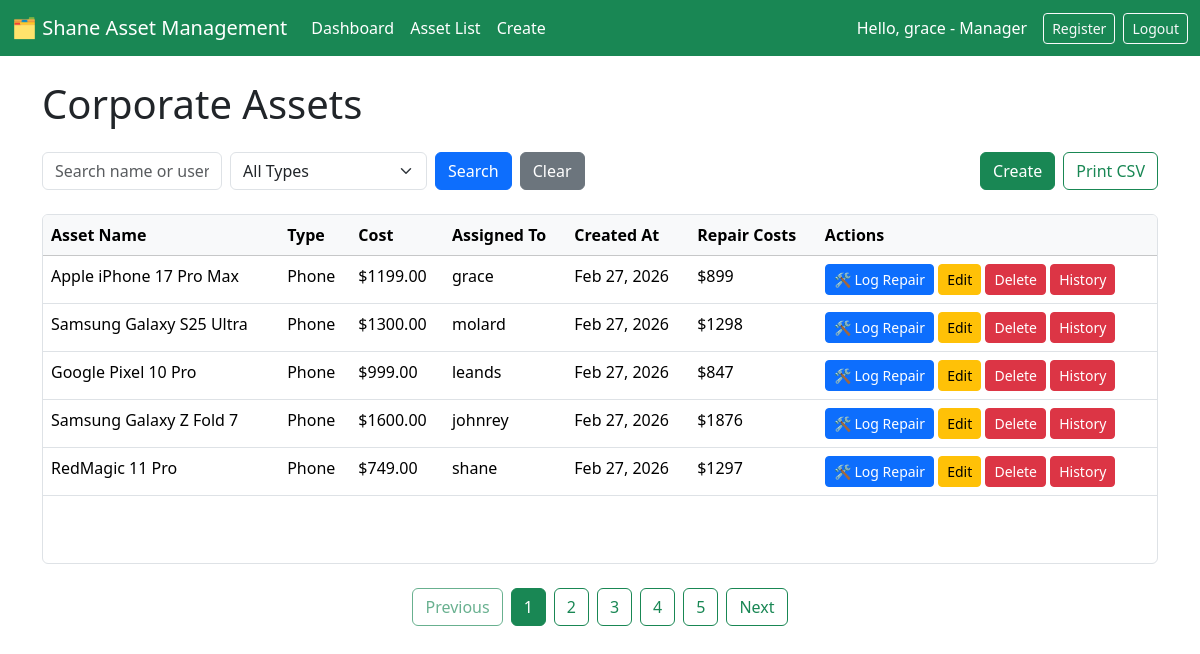
The page /list/ (signed in) on the database its author committed.
### assets/models.py (models this page shows, shortened)
class User(AbstractUser):
    department = models.ForeignKey(Department, on_delete=models.SET_NULL, null=True, related_name='departments')
    ROLE_CHOICES = (
                ('ADMIN', 'Administrator'),
                ('MANAGER','Manager'),
                ('EMPLOYEE','Employee'))
    role = models.CharField(max_length=20, choices=ROLE_CHOICES, default='EMPLOYEE')
    @property
    def is_manager_or_admin(self):
        return self.role in ['ADMIN', 'MANAGER'] or self.is_superuser

class TimeStampedModel(models.Model):
    created_at = models.DateTimeField(auto_now_add=True)
    updated_at = models.DateTimeField(auto_now=True)
    class Meta:
        abstract = True

class Asset(TimeStampedModel):
    ASSET_TYPES = (
                ('LAPTOP', 'Laptop'),
                ('MONITOR','Monitor'),
                ('PHONE','Phone'),
                ('FURNITURE', 'Furniture'))
    name = models.CharField(max_length=100)
    asset_type = models.CharField(max_length=20, choices=ASSET_TYPES)
    cost = models.DecimalField(max_digits=20, decimal_places=2)
    assigned_to = models.ForeignKey(User, on_delete=models.SET_NULL, null=True, blank=True, related_name='assets')
    history = HistoricalRecords()

### assets/views.py (the view)
# urls.py: path('list/', AssetListView.as_view(), name='asset-list'),
class AssetListView(LoginRequiredMixin, ListView):
    model = Asset
    template_name = "assets/asset_list.html"
    context_object_name = "assets"
    paginate_by = 5
    def get_queryset(self):
        querySet = Asset.objects.select_related('assigned_to').all().annotate(repair_total=Sum('maintenance_logs__cost'))
        asset_type = self.request.GET.get('asset_type')
        search_query = self.request.GET.get('search')
        if asset_type:
            querySet = querySet.filter(asset_type=asset_type)
        if search_query:
            querySet = querySet.filter(
                Q(name__icontains=search_query)|
                Q(assigned_to__username__icontains=search_query)
            )
        return querySet
    def get_context_data(self, **kwargs):
        context = super().get_context_data(**kwargs)
        params = self.request.GET.copy()
        params.pop('page', None)
        context['query_string'] = params.urlencode()
        context['asset_types'] = Asset.ASSET_TYPES
        return context

### assets/templates/assets/asset_list.html (shortened to what this page needs)
{% extends "assets/base.html" %}
{% block content %}
    <h1 class="mb-4">Corporate Assets</h1>
    <div class="d-flex justify-content-between align-items-center mb-4">
    <form method="GET" class="d-flex gap-2 align-items-center">
        <input type="text" name="search" class="form-control"
               placeholder="Search name or user"
               value="{{ request.GET.search }}">
        <select name="asset_type" class="form-select">
            <option value="">All Types</option>
        </select>
        <button type="submit" class="btn btn-primary">
            Search
        </button>
        <a href="{% url 'asset-list' %}" class="btn btn-secondary">
            Clear
        </a>
    </form>
    <div class="d-flex gap-2">
        <a href="{% url 'asset-create' %}" class="btn btn-success">
            Create
        </a>
        <a href="{% url 'export_assets_csv' %}" class="btn btn-outline-success">
            Print CSV
        </a>
    </div>
</div>
    <div class="mt-3">
    <div class="border rounded overflow-auto" style="height: 350px;">
        <table class="table mb-0">
            <thead class="table-light sticky-top">
                        <tr>
                            <th>Asset Name</th>
                            <th>Type</th>
                            <th>Cost</th>
                            <th>Assigned To</th>
                            <th>Created At</th>
                            <th>Repair Costs</th>
                            {% if user.is_manager_or_admin %}
                                <th>Actions</th>
                            {% endif %}
                        </tr>
                    </thead>
                    <tbody>
                        {% for asset in assets %}
                        <tr>
                            <td>{{ asset.name }}</td>
                            <td>{{ asset.get_asset_type_display }}</td>
                            <td>${{ asset.cost }}</td>
                            <td>
                                {% if asset.assigned_to %}
                                    {{ asset.assigned_to.username }}
                                {% else %}
                                    <span class="text-danger">Unassigned</span>
                                {% endif %}
                            </td>
                            <td>{{ asset.created_at|date:"M d, Y" }}</td>
                            <td>
                                ${{ asset.repair_total|default:"0.00" }}
                            </td>
                            <td>
                                {% if user.is_manager_or_admin %}
                                    <a href="{% url 'asset_maintenance_logs' asset.pk %}"
                                        class="btn btn-sm btn-primary">
                                        🛠️ Log Repair
                                    </a>
                                    <a href="{% url 'asset_update' asset.pk %}"
                                        class="btn btn-sm btn-warning">
                                        Edit
                                    </a>
                                    <a href="{% url 'asset_delete' asset.pk %}"
                                        class="btn btn-sm btn-danger">
                                        Delete
                                    </a>
                                    <a href="{% url 'asset_history' asset.pk %}"
                                        class="btn btn-sm btn-danger">
                                    History
                                    </a>
                                {% endif %}
                            </td>
                        </tr>
                        {% endfor %}
                    </tbody>
                </table>
            </div>
      </div>
<div class="d-flex justify-content-center mt-4">
    {% if page_obj.has_previous %}
        <a class="btn btn-outline-success mx-1"
           href="?{{ query_string }}&page={{ page_obj.previous_page_number }}">
            Previous
        </a>
    {% else %}
        <span class="btn btn-outline-success disabled mx-1">Previous</span>
    {% endif %}
    {% for num in page_obj.paginator.page_range %}
        {% if page_obj.number == num %}
            <a class="btn btn-success mx-1"
               href="?{{ query_string }}&page={{ num }}">
                {{ num }}
            </a>
        {% else %}
            <a class="btn btn-outline-success mx-1"
               href="?{{ query_string }}&page={{ num }}">
                {{ num }}
            </a>
        {% endif %}
    {% endfor %}
    {% if page_obj.has_next %}
        <a class="btn btn-outline-success mx-1"
           href="?{{ query_string }}&page={{ page_obj.next_page_number }}">
            Next
        </a>
    {% else %}
        <span class="btn btn-outline-success disabled mx-1">Next</span>
    {% endif %}
</div>
{% endblock %}

### assets/templates/assets/base.html (shortened to what this page needs)
<!DOCTYPE html>
<html>
<head>
    <link href="https://cdn.jsdelivr.net/npm/bootstrap@5.3.8/dist/css/bootstrap.min.css" rel="stylesheet">
    <link rel="stylesheet" href="https://cdn.datatables.net/1.13.6/css/jquery.dataTables.min.css">
</head>
<body>
   <nav class="navbar navbar-expand-lg navbar-dark bg-success mb-4">
        <div class="container-fluid">
            <a class="navbar-brand text-yellow" href="{% url 'dashboard' %}">
                🗂️ Shane Asset Management
            </a>
            <div class="collapse navbar-collapse" id="navbarNav">
                <ul class="navbar-nav me-auto mb-2 mb-lg-0">
                    <li class="nav-item">
                        <a class="nav-link text-white" href="{% url 'dashboard' %}">Dashboard</a>
                    </li>
                    <li class="nav-item">
                        <a class="nav-link text-white" href="{% url 'asset-list' %}">Asset List</a>
                    </li>
                    <li class="nav-item">
                        <a class="nav-link text-white" href="{% url 'asset-create' %}">Create</a>
                    </li>
                </ul>
                <div class="d-flex align-items-center text-white">
                    {% if user.is_authenticated %}
                        <span class="me-3">Hello, {{ user.username }} - {{user.get_role_display}}</span>
                        {% if user.is_manager_or_admin %}
                            <a class="btn btn-outline-light btn-sm me-2" href="{% url 'register' %}">
                            Register
                        </a>
                        {% endif %}
                        <form action="{% url 'logout' %}" method="post" class="mb-0">
                            <button type="submit" class="btn btn-outline-light btn-sm">
                                Logout
                            </button>
                        </form>
                    {% else %}
                        <a class="btn btn-outline-light btn-sm me-2" href="{% url 'login' %}">
                            Login
                        </a>
                    {% endif %}
                </div>
            </div>
        </div>
    </nav>
    <div class="container">
        {% block content %}{% endblock %}
    </div>
</body>
</html>

### rows shown on the page
User: username "grace", role "Manager"
Asset: name "Apple iPhone 17 Pro Max", asset_type "Phone", cost "1199.00", assigned_to.username "grace", created_at "Feb 27, 2026", repair_total "899"
Asset: name "Samsung Galaxy S25 Ultra", asset_type "Phone", cost "1300.00", assigned_to.username "molard", created_at "Feb 27, 2026", repair_total "1298"
Asset: name "Google Pixel 10 Pro", asset_type "Phone", cost "999.00", assigned_to.username "leands", created_at "Feb 27, 2026", repair_total "847"
Asset: name "Samsung Galaxy Z Fold 7", asset_type "Phone", cost "1600.00", assigned_to.username "johnrey", created_at "Feb 27, 2026", repair_total "1876"
Asset: name "RedMagic 11 Pro", asset_type "Phone", cost "749.00", assigned_to.username "shane", created_at "Feb 27, 2026", repair_total "1297"

### other values the page prints
{{ num }} "1"
{{ num }} "2" "3" "4" "5"
